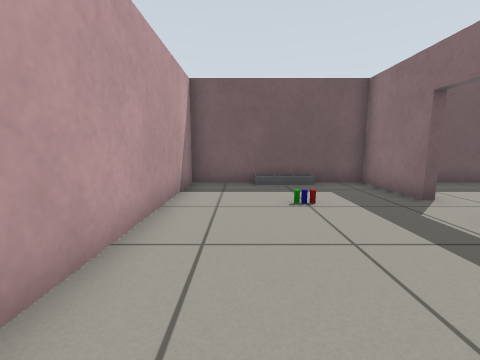
View 1 (above)

13 first-person views from a walk through a robot-simulator world made for Gazebo. The camera is 0.64 m above the floor, tilts 8° down and sees 90° across. The floor is counted in squares, 0.5 m on a side. Each view is taken from the middle of a square. On the plan, view 1 faces up. The plan holds only what a view shows up to about 12 squares ahead; the rest is blank.

View 2
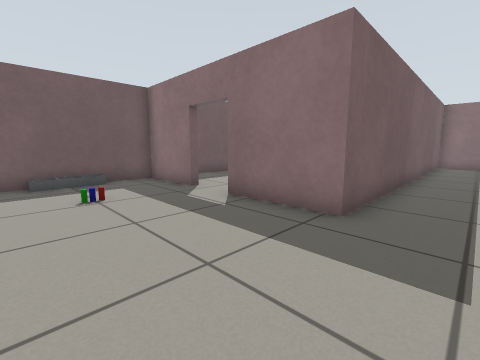

View 3
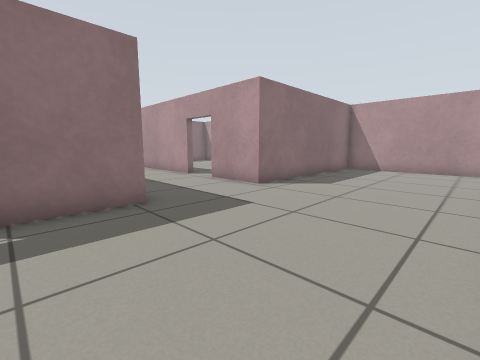

View 4
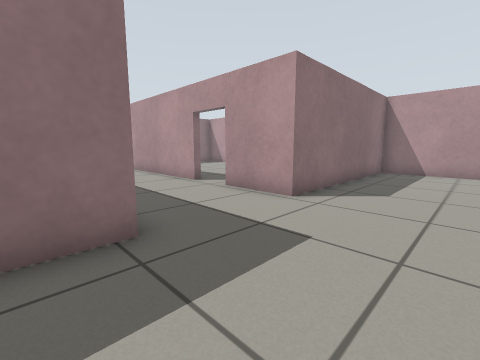

View 5
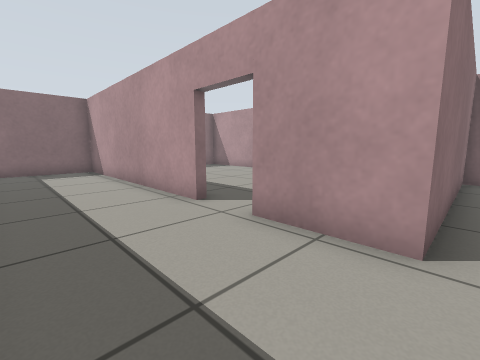

View 6
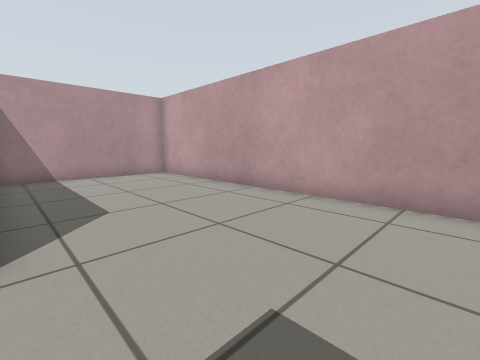

View 7
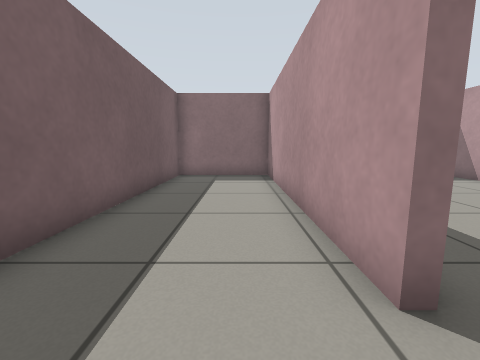

View 8
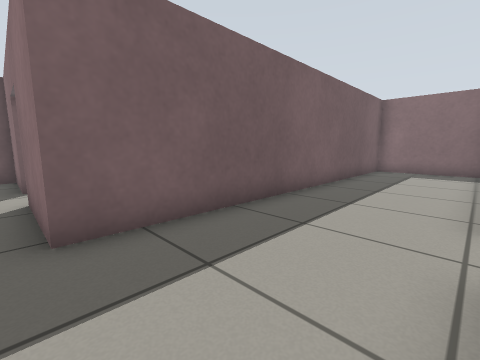

View 9
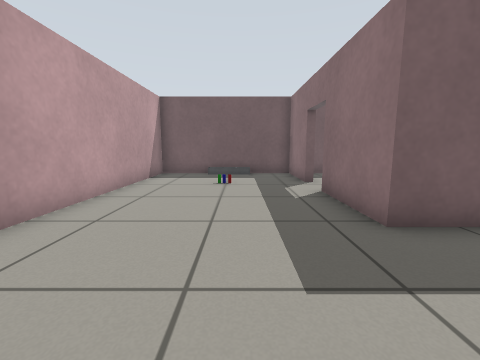

View 10
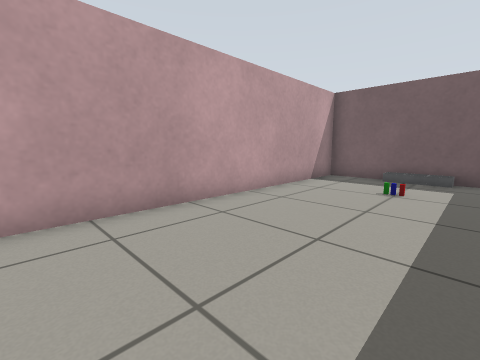

View 11
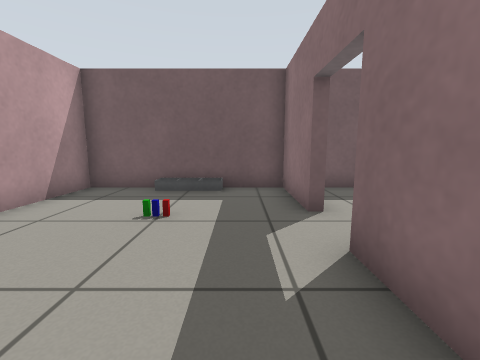

View 12
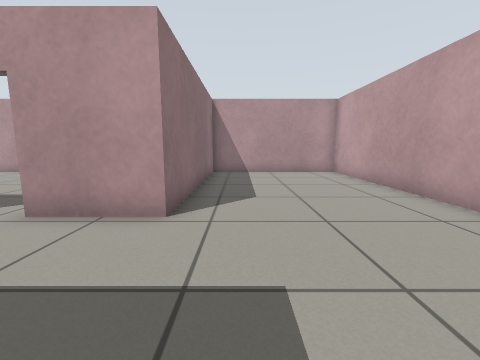

View 13
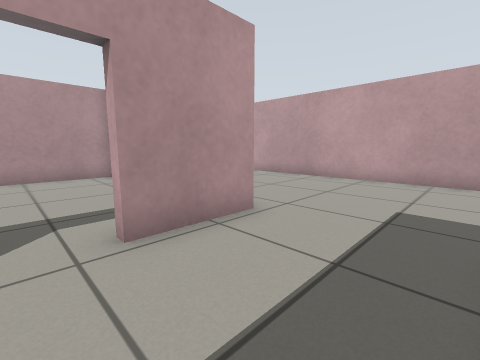

### Floor plan
Points are (right, up) in squares from view 1. A wall is a line through its corners. A room is listed if a view was taken in it or the views show most of it. See-through windows are left out.
Room 1 (views 1, 2, 3, 4, 5, 6, 7, 8, 9, 10, 11, 12, 13)
walls: (4.4, 0.7) (4.4, 8.4) (-1.7, 8.4) (-1.7, -11) (4.4, -11) (4.4, -3.3) (17.7, -3.3) (17.7, 0.7) (4.4, 0.7)
ways out: open door at (4.5, 4.5); open door at (7.7, -3.3)
objects: other object (1, 4); other object (1, 5); other object (1, 8); other object (2, 5); other object (2, 8)

Where each view was taken, in squares from view 1:
view 1: 0 up, 0 right, facing up
view 2: 1 down, 0 right, facing up-right
view 3: 3 up, 1 left, facing down-right
view 4: 2 up, 1 right, facing down-right
view 5: 0 up, 4 right, facing down-right
view 6: 0 up, 4 right, facing down-left
view 7: 2 down, 7 right, facing right
view 8: 3 down, 4 right, facing up-right
view 9: 3 down, 2 right, facing up
view 10: 2 down, 3 right, facing up-left
view 11: 1 up, 3 right, facing up
view 12: 1 up, 3 right, facing down
view 13: 0 up, 8 right, facing down-left
